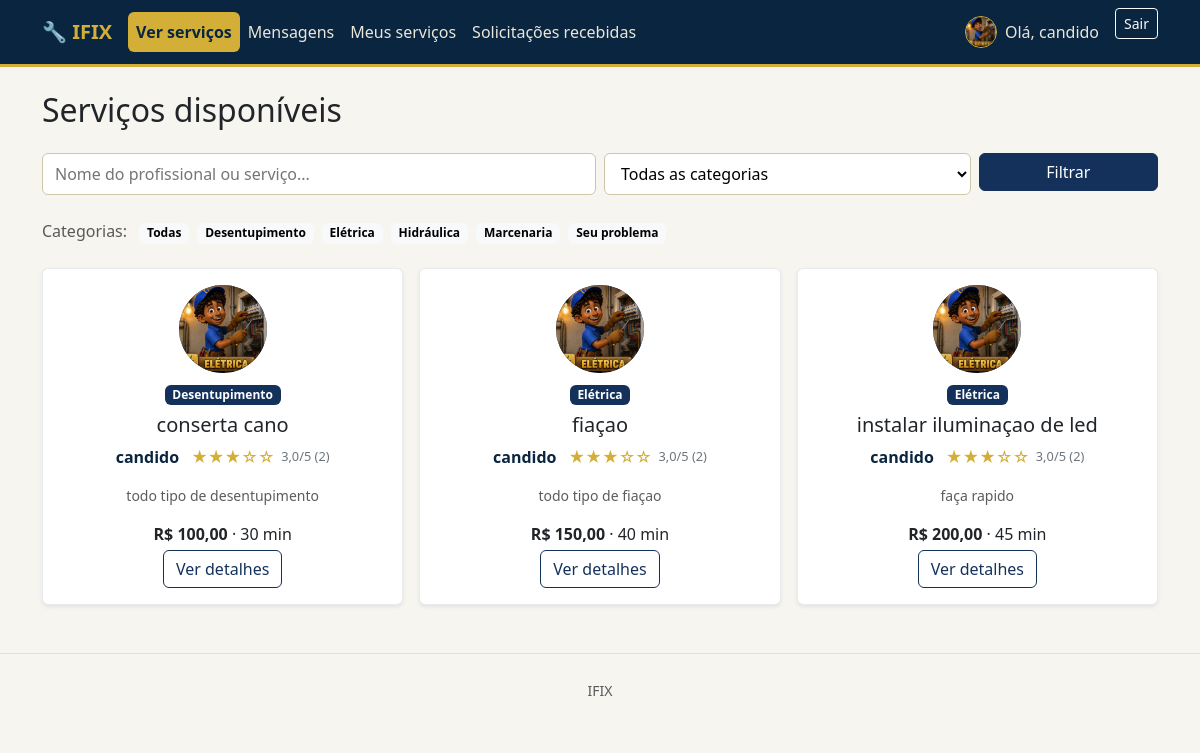
/servicos/ (signed in), run on the app's committed database.
### accounts/models.py (models this page shows, shortened)
class Profile(models.Model):
    TIPO_USUARIO = 'usuario'
    TIPO_PROFISSIONAL = 'profissional'
    TIPO_CHOICES = (
        (TIPO_USUARIO, 'Usuário'),
        (TIPO_PROFISSIONAL, 'Profissional'),
    )
    user = models.OneToOneField(
        settings.AUTH_USER_MODEL,
        on_delete=models.CASCADE,
        related_name='profile',
    )
    tipo = models.CharField(max_length=15, choices=TIPO_CHOICES, verbose_name='Tipo de conta')
    telefone = models.CharField(max_length=20, blank=True, verbose_name='Telefone')
    endereco = models.CharField(max_length=255, blank=True, verbose_name='Endereço')
    numero = models.CharField(max_length=10, blank=True, verbose_name='Número')
    complemento = models.CharField(max_length=100, blank=True, verbose_name='Complemento')
    foto = models.FileField(upload_to='fotos_perfil/', blank=True, verbose_name='Foto de perfil')
    especialidade = models.CharField(
        max_length=255, blank=True,
        verbose_name='Especialidade/Área de atuação',
        help_text='Preenchido apenas para contas de profissionais.',
    )
    criado_em = models.DateTimeField(auto_now_add=True)
    class Meta:
        verbose_name = 'Perfil'
        verbose_name_plural = 'Perfis'
    @property
    def is_profissional(self):
        return self.tipo == self.TIPO_PROFISSIONAL
    @property
    def is_usuario(self):
        return self.tipo == self.TIPO_USUARIO

### services/models.py (models this page shows, shortened)
class CategoriaServico(models.Model):
    nome = models.CharField(max_length=100, unique=True)
    slug = models.SlugField(max_length=110, unique=True, blank=True)
    icone = models.CharField(
        max_length=30, blank=True,
        help_text='Nome de um emoji/ícone simples para exibir na listagem.',
    )
    class Meta:
        verbose_name = 'Categoria de serviço'
        verbose_name_plural = 'Categorias de serviço'
        ordering = ['nome']
    def __str__(self):
        return self.nome

class Servico(models.Model):
    profissional = models.ForeignKey(
        settings.AUTH_USER_MODEL,
        on_delete=models.CASCADE,
        related_name='servicos',
        limit_choices_to={'profile__tipo': 'profissional'},
    )
    categoria = models.ForeignKey(
        CategoriaServico,
        on_delete=models.PROTECT,
        related_name='servicos',
    )
    nome = models.CharField(max_length=150, verbose_name='Nome do serviço')  # P4
    descricao = models.TextField(verbose_name='Descrição')  # P5
    preco = models.DecimalField(max_digits=10, decimal_places=2, verbose_name='Preço (R$)')  # P6
    duracao_minutos = models.PositiveIntegerField(verbose_name='Duração estimada (minutos)')  # P7
    disponivel = models.BooleanField(default=True, verbose_name='Disponível para usuários')  # P9
    criado_em = models.DateTimeField(auto_now_add=True)
    atualizado_em = models.DateTimeField(auto_now=True)
    class Meta:
        verbose_name = 'Serviço'
        verbose_name_plural = 'Serviços'
        ordering = ['-criado_em']

### services/views.py (the view, shortened to what this page needs)
# urls.py: path('', views.servico_list, name='servico_list'),  # U4 + U5 + U6
def servico_list(request):
    form = BuscaServicoForm(request.GET or None)
    servicos = Servico.objects.filter(disponivel=True).select_related('categoria', 'profissional', 'profissional__profile').annotate(
        avaliacao_media=Avg('profissional__avaliacoes_recebidas__estrelas'),
        total_avaliacoes=Count('profissional__avaliacoes_recebidas', distinct=True),
    )
    for servico in servicos:
        servico.avaliacao_estrelas = estrelas_da_media(servico.avaliacao_media)
    categorias = CategoriaServico.objects.all()
    return render(request, 'services/servico_list.html', {
        'servicos': servicos,
        'form': form,
        'categorias': categorias,
    })

### services/forms.py
class BuscaServicoForm(forms.Form):
    q = forms.CharField(
        required=False, label='Buscar profissional ou serviço',
        widget=forms.TextInput(attrs={'placeholder': 'Nome do profissional ou serviço...'}),
    )
    categoria = forms.ModelChoiceField(
        required=False, label='Categoria', queryset=CategoriaServico.objects.all(),
        empty_label='Todas as categorias',
    )

### services/context_processors.py (called while the page is built)
def notificacoes_mensagens(request):
    if not request.user.is_authenticated:
        return {
            'mensagens_nao_lidas': [],
            'total_mensagens_nao_lidas': 0,
            'total_solicitacoes_pendentes': 0,
        }
    mensagens = MensagemSolicitacao.objects.filter(
        Q(solicitacao__usuario=request.user)
        | Q(solicitacao__servico__profissional=request.user),
        lida=False,
    ).exclude(autor=request.user).select_related('solicitacao', 'solicitacao__servico', 'autor')
    return {
        'mensagens_nao_lidas': mensagens[:5],
        'total_mensagens_nao_lidas': mensagens.count(),
        'total_solicitacoes_pendentes': SolicitacaoServico.objects.filter(
            servico__profissional=request.user,
            status=SolicitacaoServico.STATUS_PENDENTE,
        ).count(),
    }

### services/models.py (called while the page is built)
def estrelas_da_media(media):
    if media is None:
        return ''
    estrelas_preenchidas = min(5, max(0, int(float(media) + 0.5)))
    return '★' * estrelas_preenchidas + '☆' * (5 - estrelas_preenchidas)

### services/templates/services/servico_list.html (shortened to what this page needs)
{% extends "base.html" %}
{% block content %}
<h2 class="mb-4">Serviços disponíveis</h2>
<form method="get" class="row g-2 mb-4">
    <div class="col-md-6">
        {{ form.q }}
    </div>
    <div class="col-md-4">
        {{ form.categoria }}
    </div>
    <div class="col-md-2">
        <button type="submit" class="btn btn-primary w-100">Filtrar</button>
    </div>
</form>
<div class="mb-4">
    <span class="text-muted me-2">Categorias:</span>
    <a href="{% url 'services:servico_list' %}" class="badge text-bg-light text-decoration-none me-1">Todas</a>
    {% for categoria in categorias %}
        <a href="?categoria={{ categoria.pk }}" class="badge text-bg-light text-decoration-none me-1">{{ categoria.nome }}</a>
    {% endfor %}
</div>
<div class="service-grid">
    {% for servico in servicos %}
        <div>
            <div class="card card-servico h-100 shadow-sm">
                <div class="card-body d-flex flex-column align-items-center text-center">
                    <div class="service-provider-photo">
                        {% if servico.profissional.profile.foto %}
                            <img src="{{ servico.profissional.profile.foto.url }}" alt="Foto de {{ servico.profissional.username }}">
                        {% else %}
                            <span>{{ servico.profissional.username|first|upper }}</span>
                        {% endif %}
                    </div>
                    <div class="service-card-info d-flex flex-column align-items-center w-100">
                        <div class="service-category-rating mb-2">
                            <span class="badge text-bg-info">{{ servico.categoria.nome }}</span>
                        </div>
                        <h5 class="card-title">{{ servico.nome }}</h5>
                        <div class="professional-info mb-3">
                            <strong class="professional-name">{{ servico.profissional.username }}</strong>
                            <div class="professional-rating" aria-label="Avaliação do profissional">
                                {% if servico.total_avaliacoes %}
                                    <span class="rating-stars" aria-label="{{ servico.avaliacao_media|floatformat:1 }} de 5 estrelas">{{ servico.avaliacao_estrelas }}</span>
                                    <span class="rating-score">{{ servico.avaliacao_media|floatformat:1 }}/5 ({{ servico.total_avaliacoes }})</span>
                                {% else %}
                                    <span class="rating-score">Ainda sem avaliações</span>
                                {% endif %}
                            </div>
                        </div>
                        <p class="card-text text-muted small">{{ servico.descricao|truncatewords:20 }}</p>
                        <p class="mb-1"><strong>R$ {{ servico.preco }}</strong> &middot; {{ servico.duracao_minutos }} min</p>
                        <a href="{% url 'services:servico_detail' servico.pk %}" class="btn btn-outline-primary mt-auto">Ver detalhes</a>
                    </div>
                </div>
            </div>
        </div>
    {% empty %}
        <p class="text-muted">Nenhum serviço encontrado.</p>
    {% endfor %}
</div>
{% endblock %}

### templates/base.html (shortened to what this page needs)
{% load static %}
<!DOCTYPE html>
<html lang="pt-br">
<head>
    <link href="https://cdn.jsdelivr.net/npm/bootstrap@5.3.3/dist/css/bootstrap.min.css" rel="stylesheet">
    <link href="{% static 'css/style.css' %}?v=3" rel="stylesheet">
</head>
<body>
<nav class="navbar navbar-expand-lg navbar-dark bg-dark mb-4">
    <div class="container">
        <a class="navbar-brand fw-bold" href="{% url 'home' %}">🔧 IFIX</a>
        <div class="collapse navbar-collapse" id="nav">
            <ul class="navbar-nav me-auto">
                <li class="nav-item">
                    <a class="nav-link {% if request.resolver_match.url_name == 'servico_list' or request.resolver_match.url_name == 'servico_detail' or request.resolver_match.url_name == 'servico_solicitar' %}active{% endif %}" href="{% url 'services:servico_list' %}">Ver serviços</a>
                </li>
                {% if user.is_authenticated %}
                    <li class="nav-item">
                        <a class="nav-link {% if '/servicos/mensagens/' in request.path or '/servicos/solicitacao/' in request.path %}active{% endif %}" href="{% url 'services:mensagens' %}">
                            Mensagens{% if total_mensagens_nao_lidas %} <span class="badge text-bg-danger">{{ total_mensagens_nao_lidas }}</span>{% endif %}
                        </a>
                    </li>
                {% endif %}
                {% if user.is_authenticated and user.profile.is_profissional %}
                    <li class="nav-item"><a class="nav-link " href="{% url 'services:meus_servicos' %}">Meus serviços</a></li>
                    <li class="nav-item">
                        <a class="nav-link " href="{% url 'services:solicitacoes_recebidas' %}">
                            Solicitações recebidas{% if total_solicitacoes_pendentes %} <span class="badge text-bg-danger">{{ total_solicitacoes_pendentes }}</span>{% endif %}
                        </a>
                    </li>
                {% endif %}
            </ul>
            <ul class="navbar-nav">
                {% if user.is_authenticated %}
                    <li class="nav-item">
                        <a class="nav-link d-flex align-items-center gap-2 {% if request.resolver_match.url_name == 'profile_edit' %}active{% endif %}" href="{% url 'accounts:profile_edit' %}">
                            {% if user.profile.foto %}
                                <img src="{{ user.profile.foto.url }}" alt="Foto de perfil" class="profile-avatar">
                            {% else %}
                                <span class="profile-avatar profile-avatar-placeholder" aria-label="Sem foto de perfil">{{ user.username|first|upper }}</span>
                            {% endif %}
                            Olá, {{ user.first_name|default:user.username }}
                        </a>
                    </li>
                    <li class="nav-item">
                        <form method="post" action="{% url 'accounts:logout' %}" class="d-inline">
                            <button type="submit" class="btn btn-outline-light btn-sm ms-2">Sair</button>
                        </form>
                    </li>
                {% endif %}
            </ul>
        </div>
    </div>
</nav>
<div class="container mb-5">
    {% block content %}{% endblock %}
</div>
<footer class="text-center text-muted py-4 border-top">
    <small>IFIX</small>
</footer>
</body>
</html>

### static/css/style.css (style rules this page uses)
:root { --color-blue-dark: #0a2540; --color-blue: #14315c; --color-blue-light: #1f4a86; --color-gold: #d4af37; --color-gold-light: #f1d98b; --color-gold-dark: #a9821f; --color-bg: #f7f5ef; }
body { background-color: var(--color-bg); }
.navbar.bg-dark { background-color: var(--color-blue-dark) !important; border-bottom: 3px solid var(--color-gold); }
.navbar-brand { color: var(--color-gold) !important; }
.profile-avatar { display: block; width: 32px; height: 32px; border-radius: 50%; object-fit: cover; overflow: hidden; border: 1px solid var(--color-gold); }
.navbar .nav-link { color: #eae6da !important; }
.navbar .nav-item .nav-link.active { font-weight: 700; background-color: var(--color-gold) !important; color: var(--color-blue-dark) !important; border-radius: 0.375rem; }
.btn-primary { background-color: var(--color-blue); border-color: var(--color-blue); }
.btn-outline-primary { color: var(--color-blue); border-color: var(--color-blue); }
.service-grid { display: grid; grid-template-columns: repeat(5, minmax(0, 1fr)); gap: 1rem; }
@media (max-width: 1200px) { .service-grid { grid-template-columns: repeat(3, minmax(0, 1fr)); } }
.card-servico { transition: transform 0.15s ease, box-shadow 0.15s ease; border: 1px solid rgba(20, 49, 92, 0.1); }
.card-servico .card-body { min-height: 250px; }
.service-provider-photo { width: 88px; height: 88px; flex: 0 0 88px; margin-bottom: 0.75rem; border-radius: 50%; overflow: hidden; background-color: var(--color-blue); color: #fff; display: flex; align-items: center; justify-content: center; font-size: 2rem; font-weight: 700; }
.service-provider-photo img { width: 100%; height: 100%; object-fit: cover; }
.service-card-info { min-width: 0; width: 100%; }
.service-card-info .professional-info { justify-content: center; }
.badge.text-bg-info { background-color: var(--color-blue) !important; color: #fff !important; }
.professional-rating { display: flex; align-items: center; gap: 0.4rem; flex-wrap: nowrap; }
.service-category-rating { display: flex; align-items: center; gap: 0.6rem; flex-wrap: wrap; }
.professional-info { display: flex; align-items: center; gap: 0.75rem; flex-wrap: wrap; }
.professional-name { color: var(--color-blue-dark); }
.rating-stars { display: inline-block; color: var(--color-gold); font-size: 1rem; letter-spacing: 0; line-height: 1; }
.rating-score { color: #6c757d; font-size: 0.8rem; }
form input[type="text"], form input[type="email"], form input[type="password"], form input[type="number"], form input[type="tel"], form textarea, form select { display: block; width: 100%; padding: 0.5rem 0.75rem; border: 1px solid #cfc6a8; border-radius: 0.375rem; background-color: #fff; }

### data on the page
CategoriaServico: nome "Desentupimento"
CategoriaServico: nome "Elétrica"
CategoriaServico: nome "Hidráulica"
CategoriaServico: nome "Marcenaria"
CategoriaServico: nome "Seu problema"
Servico: profissional.profile.foto (picture), categoria.nome "Desentupimento", nome "conserta cano", profissional.username "candido", avaliacao_estrelas "★★★☆☆", avaliacao_media "3,0", total_avaliacoes "2", descricao "todo tipo de desentupimento", preco "100,00", duracao_minutos "30"
Servico: profissional.profile.foto (picture), categoria.nome "Elétrica", nome "fiaçao", profissional.username "candido", avaliacao_estrelas "★★★☆☆", avaliacao_media "3,0", total_avaliacoes "2", descricao "todo tipo de fiaçao", preco "150,00", duracao_minutos "40"
Servico: profissional.profile.foto (picture), categoria.nome "Elétrica", nome "instalar iluminaçao de led", profissional.username "candido", avaliacao_estrelas "★★★☆☆", avaliacao_media "3,0", total_avaliacoes "2", descricao "faça rapido", preco "200,00", duracao_minutos "45"

### other printed values
{{ user.first_name|default:user.username }} "candido"
